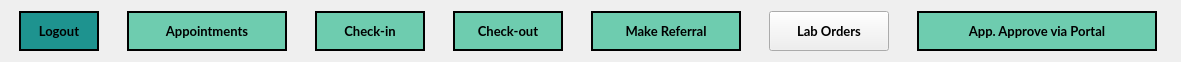
      <widget class="QGroupBox" name="groupBox_43">
       <property name="geometry">
        <rect>
         <x>110</x>
         <y>41</y>
         <width>1181</width>
         <height>51</height>
        </rect>
       </property>
       <property name="styleSheet">
        <string notr="true">QGroupBox {
	border: none;
	border-image: none;
	background-color: none;
}</string>
       </property>
       <layout class="QHBoxLayout" name="Layout_NavBar_10">
        <property name="spacing">
         <number>20</number>
        </property>
        <item>
         <widget class="QPushButton" name="Nav_LogoutBtn_10">
          <property name="minimumSize">
           <size>
            <width>80</width>
            <height>40</height>
           </size>
          </property>
          <property name="maximumSize">
           <size>
            <width>60</width>
            <height>16777215</height>
           </size>
          </property>
          <property name="font">
           <font>
            <family>Lato</family>
            <pointsize>10</pointsize>
            <weight>75</weight>
            <bold>true</bold>
           </font>
          </property>
          <property name="cursor">
           <cursorShape>PointingHandCursor</cursorShape>
          </property>
          <property name="styleSheet">
           <string notr="true">QPushButton {
	border-image: none;
	background-color: rgb(30, 147, 143);
	color: black;
	border: 2px solid black;
}

QPushButton::hover {
	background-color: rgb(14, 81, 85);
	color: white;
}</string>
          </property>
          <property name="text">
           <string>Logout</string>
          </property>
         </widget>
        </item>
        <item>
         <widget class="QPushButton" name="Nav_Appointments_10">
          <property name="enabled">
           <bool>false</bool>
          </property>
          <property name="sizePolicy">
           <sizepolicy hsizetype="Preferred" vsizetype="Fixed">
            <horstretch>0</horstretch>
            <verstretch>0</verstretch>
           </sizepolicy>
          </property>
          <property name="minimumSize">
           <size>
            <width>160</width>
            <height>40</height>
           </size>
          </property>
          <property name="maximumSize">
           <size>
            <width>90</width>
            <height>16777215</height>
           </size>
          </property>
          <property name="font">
           <font>
            <family>Lato</family>
            <pointsize>10</pointsize>
            <weight>75</weight>
            <bold>true</bold>
           </font>
          </property>
          <property name="cursor">
           <cursorShape>PointingHandCursor</cursorShape>
          </property>
          <property name="autoFillBackground">
           <bool>false</bool>
          </property>
          <property name="styleSheet">
           <string notr="true">QPushButton {
	border-image: none;
	background-color: #6ECCAF;
	color: black;
	border: 2px solid black;
}

QPushButton::hover {
	background-color: rgb(139, 231, 100);
	color: white;
}</string>
          </property>
          <property name="text">
           <string>Appointments</string>
          </property>
         </widget>
        </item>
        <item>
         <widget class="QPushButton" name="Nav_CheckinBtn_10">
          <property name="minimumSize">
           <size>
            <width>110</width>
            <height>40</height>
           </size>
          </property>
          <property name="maximumSize">
           <size>
            <width>80</width>
            <height>16777215</height>
           </size>
          </property>
          <property name="font">
           <font>
            <family>Lato</family>
            <pointsize>10</pointsize>
            <weight>75</weight>
            <bold>true</bold>
           </font>
          </property>
          <property name="cursor">
           <cursorShape>PointingHandCursor</cursorShape>
          </property>
          <property name="styleSheet">
           <string notr="true">QPushButton {
	border-image: none;
	background-color: #6ECCAF;
	color: black;
	border: 2px solid black;
}

QPushButton::hover {
	background-color: rgb(139, 231, 100);
	color: white;
}
</string>
          </property>
          <property name="text">
           <string>Check-in</string>
          </property>
         </widget>
        </item>
        <item>
         <widget class="QPushButton" name="Nav_CheckoutBtn_10">
          <property name="minimumSize">
           <size>
            <width>110</width>
            <height>40</height>
           </size>
          </property>
          <property name="maximumSize">
           <size>
            <width>90</width>
            <height>16777215</height>
           </size>
          </property>
          <property name="font">
           <font>
            <family>Lato</family>
            <pointsize>10</pointsize>
            <weight>75</weight>
            <bold>true</bold>
           </font>
          </property>
          <property name="cursor">
           <cursorShape>PointingHandCursor</cursorShape>
          </property>
          <property name="styleSheet">
           <string notr="true">QPushButton {
	border-image: none;
	background-color: #6ECCAF;
	color: black;
	border: 2px solid black;
}

QPushButton::hover {
	background-color: rgb(139, 231, 100);
	color: white;
}</string>
          </property>
          <property name="text">
           <string>Check-out</string>
          </property>
         </widget>
        </item>
        <item>
         <widget class="QPushButton" name="Nav_MakeReferralBtn_10">
          <property name="minimumSize">
           <size>
            <width>150</width>
            <height>40</height>
           </size>
          </property>
          <property name="maximumSize">
           <size>
            <width>110</width>
            <height>16777215</height>
           </size>
          </property>
          <property name="font">
           <font>
            <family>Lato</family>
            <pointsize>10</pointsize>
            <weight>75</weight>
            <bold>true</bold>
           </font>
          </property>
          <property name="cursor">
           <cursorShape>PointingHandCursor</cursorShape>
          </property>
          <property name="styleSheet">
           <string notr="true">QPushButton {
	border-image: none;
	background-color: #6ECCAF;
	color: black;
	border: 2px solid black;
}

QPushButton::hover {
	background-color: rgb(139, 231, 100);
	color: white;
}
</string>
          </property>
          <property name="text">
           <string>Make Referral</string>
          </property>
         </widget>
        </item>
        <item>
         <widget class="QPushButton" name="Nav_LabOrdersBtn_10">
          <property name="minimumSize">
           <size>
            <width>120</width>
            <height>40</height>
           </size>
          </property>
          <property name="maximumSize">
           <size>
            <width>90</width>
            <height>16777215</height>
           </size>
          </property>
          <property name="font">
           <font>
            <family>Lato</family>
            <pointsize>10</pointsize>
            <weight>75</weight>
            <bold>true</bold>
           </font>
          </property>
          <property name="cursor">
           <cursorShape>PointingHandCursor</cursorShape>
          </property>
          <property name="styleSheet">
           <string notr="true">
QPushButton {
	border-image: none;
	background-color: rgba(110, 204, 175, .2);
	color: rgba(0, 0, 0, .2);
	border: 2px solid rgba(0, 0, 0, .2);
}

QPushButton::hover {
	background-color: rgb(139, 231, 100);
	color: white;
}</string>
          </property>
          <property name="text">
           <string>Lab Orders</string>
          </property>
         </widget>
        </item>
        <item>
         <widget class="QPushButton" name="Nav_ApproveAppointmentsBtn_10">
          <property name="minimumSize">
           <size>
            <width>240</width>
            <height>40</height>
           </size>
          </property>
          <property name="maximumSize">
           <size>
            <width>90</width>
            <height>16777215</height>
           </size>
          </property>
          <property name="font">
           <font>
            <family>Lato</family>
            <pointsize>10</pointsize>
            <weight>75</weight>
            <bold>true</bold>
           </font>
          </property>
          <property name="cursor">
           <cursorShape>PointingHandCursor</cursorShape>
          </property>
          <property name="styleSheet">
           <string notr="true">QPushButton {
	border-image: none;
	background-color: #6ECCAF;
	color: black;
	border: 2px solid black;
}

QPushButton::hover {
	background-color: rgb(139, 231, 100);
	color: white;
}</string>
          </property>
          <property name="text">
           <string>App. Approve via Portal</string>
          </property>
         </widget>
        </item>
       </layout>
      </widget>
